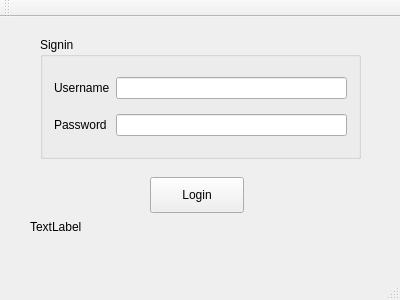
<?xml version="1.0" encoding="UTF-8"?>
<ui version="4.0">
 <class>MainWindow</class>
 <widget class="QMainWindow" name="MainWindow">
  <property name="geometry">
   <rect>
    <x>0</x>
    <y>0</y>
    <width>400</width>
    <height>300</height>
   </rect>
  </property>
  <property name="windowTitle">
   <string>MainWindow</string>
  </property>
  <widget class="QWidget" name="centralWidget">
   <widget class="QGroupBox" name="groupBox">
    <property name="geometry">
     <rect>
      <x>40</x>
      <y>20</y>
      <width>321</width>
      <height>122</height>
     </rect>
    </property>
    <property name="title">
     <string>Signin</string>
    </property>
    <layout class="QVBoxLayout" name="verticalLayout">
     <item>
      <layout class="QHBoxLayout" name="horizontalLayout">
       <item>
        <widget class="QLabel" name="username_label">
         <property name="text">
          <string>Username</string>
         </property>
        </widget>
       </item>
       <item>
        <widget class="QLineEdit" name="lineEdit_username"/>
       </item>
      </layout>
     </item>
     <item>
      <layout class="QHBoxLayout" name="horizontalLayout_2">
       <item>
        <widget class="QLabel" name="password_label">
         <property name="text">
          <string>Password </string>
         </property>
        </widget>
       </item>
       <item>
        <widget class="QLineEdit" name="lineEdit_password">
         <property name="echoMode">
          <enum>QLineEdit::Password</enum>
         </property>
        </widget>
       </item>
      </layout>
     </item>
    </layout>
   </widget>
   <widget class="QPushButton" name="pushButton">
    <property name="geometry">
     <rect>
      <x>150</x>
      <y>160</y>
      <width>94</width>
      <height>36</height>
     </rect>
    </property>
    <property name="text">
     <string>Login</string>
    </property>
   </widget>
   <widget class="QLabel" name="label">
    <property name="geometry">
     <rect>
      <x>30</x>
      <y>200</y>
      <width>65</width>
      <height>20</height>
     </rect>
    </property>
    <property name="text">
     <string>TextLabel</string>
    </property>
   </widget>
  </widget>
  <widget class="QMenuBar" name="menuBar">
   <property name="geometry">
    <rect>
     <x>0</x>
     <y>0</y>
     <width>400</width>
     <height>32</height>
    </rect>
   </property>
  </widget>
  <widget class="QToolBar" name="mainToolBar">
   <attribute name="toolBarArea">
    <enum>TopToolBarArea</enum>
   </attribute>
   <attribute name="toolBarBreak">
    <bool>false</bool>
   </attribute>
  </widget>
  <widget class="QStatusBar" name="statusBar"/>
 </widget>
 <layoutdefault spacing="6" margin="11"/>
 <resources/>
 <connections/>
</ui>
